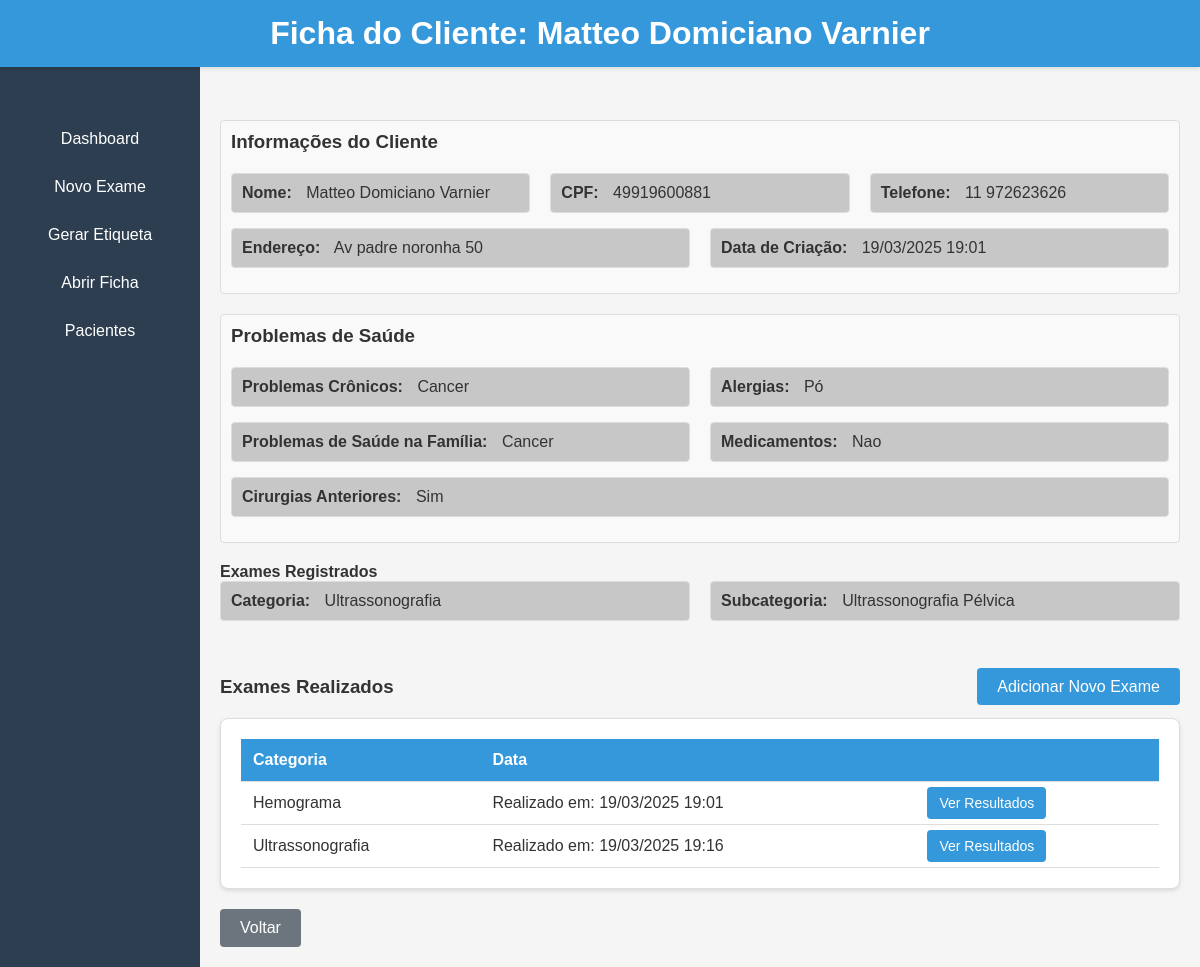
The app's page /client_record/Matteo Domiciano Varnier with its own data.
### models.py (models this page shows, shortened)
class User(db.Model):
    id = db.Column(db.Integer, primary_key=True)
    patient_name = db.Column(db.String(100), nullable=False)
    cpf = db.Column(db.String(14), nullable=False)
    phone = db.Column(db.String(15), nullable=False)
    address = db.Column(db.String(200), nullable=False)
    category = db.Column(db.String(100), nullable=False)
    subcategory = db.Column(db.String(100), nullable=False)
    health_issues = db.Column(db.String(500))  # Novo campo
    allergies = db.Column(db.String(500))      # Novo campo
    family_health_issues = db.Column(db.String(500))  # Novo campo
    medications = db.Column(db.String(500))    # Novo campo
    previous_surgeries = db.Column(db.String(500))  # Novo campo
    created_at = db.Column(db.DateTime, default=datetime.utcnow)
    registered_exams = db.Column(JSON) # Novo campo para data de criação

class Exam(db.Model):
    id = db.Column(db.Integer, primary_key=True)
    patient_name = db.Column(db.String(100), nullable=False)
    category = db.Column(db.String(100), nullable=False)
    subcategory = db.Column(db.String(100), nullable=False)
    result = db.Column(db.String(100), nullable=False)
    details = db.Column(JSON)
    created_at = db.Column(db.DateTime, default=datetime.utcnow)  # Novo campo

### app.py (the view)
@app.route('/client_record/<string:patient_name>')
def client_record(patient_name):
    user = User.query.filter_by(patient_name=patient_name).first()
    if not user:
        flash(f'Nenhum exame encontrado para o paciente: {patient_name}', 'warning')
        return redirect(url_for('client_record_search'))
    exams = Exam.query.filter_by(patient_name=patient_name).all()
    grouped_exams = defaultdict(lambda: {"exams": []})
    for exam in exams:
        grouped_exams[exam.category]["exams"].append({
            "id": exam.id,
            "subcategory": exam.subcategory,
            "details": exam.details,  # Adicionando os detalhes
            "created_at": exam.created_at.strftime('%d/%m/%Y %H:%M')  # Adicionando o campo created_at
        })
    return render_template(
        'client_record.html',
        patient_name=patient_name,
        cpf=user.cpf,
        phone=user.phone,
        address=user.address,
        user=user,
        grouped_exams=grouped_exams
    )

### templates/client_record.html (shortened to what this page needs)
<!DOCTYPE html>
<html lang="pt-BR">
<head>
    <link rel="stylesheet" href="{{ url_for('static', filename='style/client_record.css') }}">
</head>
<body>
    <div class="sidebar">
        <div class="sidebar-content">
            <div class="sidebar-box">
                <a href="{{ url_for('home') }}" class="btn-option">Dashboard</a>
                <a href="{{ url_for('exame') }}" class="btn-option">Novo Exame</a>
                <a href="{{ url_for('generate_label') }}" class="btn-option">Gerar Etiqueta</a>
                <a href="{{ url_for('client_record_search') }}" class="btn-option">Abrir Ficha</a>
                <a href="{{ url_for('view_patients') }}" class="btn-option">Pacientes</a>
            </div>
        </div>
    </div>
    <div class="fixed-header">
        <h1>Ficha do Cliente: {{ patient_name }}</h1>
    </div>
    <div class="main-content">
        <div class="client-info">
            <div class="personal-info">
                <h3>Informações do Cliente</h3>
                <div class="info-row">
                    <div class="info-item">
                        <strong>Nome:</strong> {{ patient_name }}
                    </div>
                    <div class="info-item">
                        <strong>CPF:</strong> {{ cpf }}
                    </div>
                    <div class="info-item">
                        <strong>Telefone:</strong> {{ phone }}
                    </div>
                </div>
                <div class="info-row">
                    <div class="info-item">
                        <strong>Endereço:</strong> {{ address }}
                    </div>
                    <div class="info-item">
                        <strong>Data de Criação:</strong> {{ user.created_at.strftime('%d/%m/%Y %H:%M') }}
                    </div>
                </div>
            </div>
            <div class="form-answers">
                <h3>Problemas de Saúde</h3>
                <div class="info-row">
                    <div class="info-item">
                        <strong>Problemas Crônicos:</strong> {{ user.registered_exams.health_issues }}
                    </div>
                    <div class="info-item">
                        <strong>Alergias:</strong> {{ user.registered_exams.allergies }}
                    </div>
                </div>
                <div class="info-row">
                    <div class="info-item">
                        <strong>Problemas de Saúde na Família:</strong> {{ user.registered_exams.family_health_issues }}
                    </div>
                    <div class="info-item">
                        <strong>Medicamentos:</strong> {{ user.registered_exams.medications }}
                    </div>
                </div>
                <div class="info-row">
                    <div class="info-item">
                        <strong>Cirurgias Anteriores:</strong> {{ user.registered_exams.previous_surgeries }}
                    </div>
                </div>
            </div>
            <h4>Exames Registrados</h4>
            {% if user.registered_exams %}
                <div class="info-row">
                    <div class="info-item">
                        <strong>Categoria:</strong> {{ user.registered_exams.category }}
                    </div>
                    <div class="info-item">
                        <strong>Subcategoria:</strong> {{ user.registered_exams.subcategory }}
                    </div>
                </div>
            {% else %}
                <p>Não há exames registrados para este paciente.</p>
            {% endif %}
        </div>
        <div class="exam-info">
            <div class="exam-info-header">
                <h3>Exames Realizados</h3>
                <div class="add-exam-button">
                    <a href="{{ url_for('exame', patient_name=patient_name) }}" class="btn-add-exam">Adicionar Novo Exame</a>
                </div>
            </div>
            {% if grouped_exams %}
                <div class="results-container">
                    <table>
                        <thead>
                            <tr>
                                <th>Categoria</th>
                                <th>Data</th>
                                <th></th>
                            </tr>
                        </thead>
                        <tbody>
                            {% for category, category_data in grouped_exams.items() %}
                                <tr>
                                    <td>{{category}}</td>
                                    {% for exam in category_data.exams %}
                                        <td>Realizado em: {{ exam.created_at }}</td>
                                        <td>
                                            <a href="{{ url_for('view_exam', exam_id=exam.id) }}" class="btn-view-result">Ver Resultados</a>
                                        </td>
                                    {% endfor %}
                                </tr>
                            {% endfor %}
                        </tbody>
                    </table>
                </div>
            {% else %}
                <p>Não há exames registrados para este paciente.</p>
            {% endif %}
            <button onclick="goBack()" class="btn-back">Voltar</button>
        </div>
    </div>
</body>
</html>

### static/style/client_record.css (style rules this page uses)
* { margin: 0; padding: 0; }
body { font-family: 'Arial', sans-serif; background-color: #f5f5f5; color: #333; overflow-x: hidden; height: 100%; width: 100%; margin: 0; padding: 0; }
.sidebar { width: 250px; height: 100vh; background-color: #2c3e50; color: white; position: fixed; top: 0; left: 0; z-index: 1000; overflow-y: auto; overflow-x: hidden; transition: left 0.3s ease; }
.sidebar-content { padding: 20px; padding-top: 70px; margin-top: 50px; }
.sidebar a { display: block; background-color: #2c3e50; color: white; padding: 10px; border: none; border-radius: 4px; text-align: center; margin-bottom: 10px; text-decoration: none; font-size: 16px; position: relative; overflow: hidden; }
.sidebar a::after { content: ""; position: absolute; left: 0; bottom: 0; width: 0; height: 2px; background-color: white; transition: width 0.3s ease-out; }
.fixed-header { position: fixed; top: 0; left: 0; width: 100%; background-color: #3498db; color: white; padding: 15px 0; text-align: center; box-shadow: 0 2px 4px rgba(0, 0, 0, 0.1); z-index: 1000; }
.main-content { margin-left: 250px; padding-top: 80px; height: calc(100vh - 80px); overflow-y: auto; }
.client-info { padding: 20px; }
.client-info h3 { margin-bottom: 20px; }
.client-info h4 { margin-top: 20px; }
.personal-info, .form-answers { flex: 1; min-width: 200px; padding: 10px; background-color: #f9f9f9; border: 1px solid #ddd; border-radius: 4px; margin-top: 20px; }
.info-row { display: flex; flex-wrap: wrap; gap: 20px; margin-bottom: 15px; }
.info-item { flex: 1; min-width: 200px; padding: 10px; background-color: #c8c7c7; border: 1px solid #ddd; border-radius: 4px; }
.info-item strong { margin-right: 10px; }
.exam-info { padding: 20px; }
.exam-info-header { display: flex; justify-content: space-between; align-items: center; margin-bottom: 20px; }
.exam-info-header h3 { margin-bottom: 0; }
.add-exam-button { text-align: right; }
.add-exam-button a { background-color: #3498db; color: white; padding: 10px 20px; border: none; border-radius: 4px; text-decoration: none; font-size: 16px; cursor: pointer; }
.results-container { background-color: white; border: 1px solid #ddd; border-radius: 8px; padding: 20px; box-shadow: 0 2px 4px rgba(0, 0, 0, 0.1); }
.results-container table { width: 100%; border-collapse: collapse; }
.results-container table th, .results-container table td { padding: 12px; text-align: left; border-bottom: 1px solid #ddd; }
.results-container table th { background-color: #3498db; color: white; }
.btn-view-result { background-color: #3498db; color: white; padding: 8px 12px; border: none; border-radius: 4px; text-decoration: none; font-size: 14px; cursor: pointer; }
.btn-back { background-color: #6c757d; color: white; padding: 10px 20px; border: none; border-radius: 4px; font-size: 16px; cursor: pointer; margin-top: 20px; }
@media (max-width: 1366px) { .sidebar { width: 200px; } }
@media (max-width: 1366px) { .main-content { margin-left: 200px; } }

### records on screen
User: cpf "49919600881", phone "11 972623626", address "Av padre noronha 50", created_at "19/03/2025 19:01", registered_exams.health_issues "Cancer", registered_exams.allergies "Pó", registered_exams.family_health_issues "Cancer", registered_exams.medications "Nao", registered_exams.previous_surgeries "Sim", registered_exams.category "Ultrassonografia", registered_exams.subcategory "Ultrassonografia Pélvica"
Exam: category "Hemograma", created_at "19/03/2025 19:01"
Exam: category "Ultrassonografia", created_at "19/03/2025 19:16"

### other values on screen
{{ patient_name }} "Matteo Domiciano Varnier"
